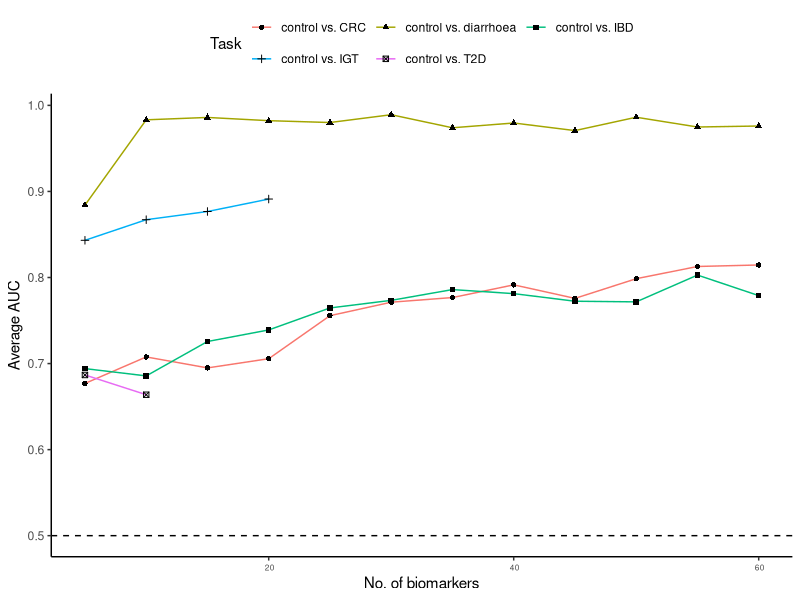

The R script that drew this image:
library(ggplot2)
library(dplyr)
require(gridExtra)
library(grid)
library(cowplot)
library(ggpubr)

df<-read.table("classifier_feature_num.csv", sep=",", header=TRUE)
df

pdf(file="auc_increase.pdf", width=5, height=4, onefile=FALSE)


p<-ggplot(df, aes(x=Feature_number, y=AUC, group=Task)) +
  geom_line(aes(color=Task))+
  geom_point(aes(shape=Task))+
  #scale_x_continuous(breaks = df$Feature_number, labels = df$Feature_number) +
  xlab("No. of biomarkers")+
  ylab("Average AUC")+
  theme(axis.text.x = element_text(angle=30, hjust=0.4, size = 10))+
  theme(axis.title.y = element_text(size = 10))+theme_bw()+theme_classic()+
  geom_hline(yintercept = 0.5, linetype = "dashed")

p + theme(legend.position="top", axis.text.x = element_text(angle=0, hjust=0.4, size = 6))+
  guides(color=guide_legend(nrow=2, byrow=TRUE))


#print(p)
mean(df[df$Feature_number==5,]$AUC)
mean(df[df$Feature_number==60,]$AUC)

dev.off()
